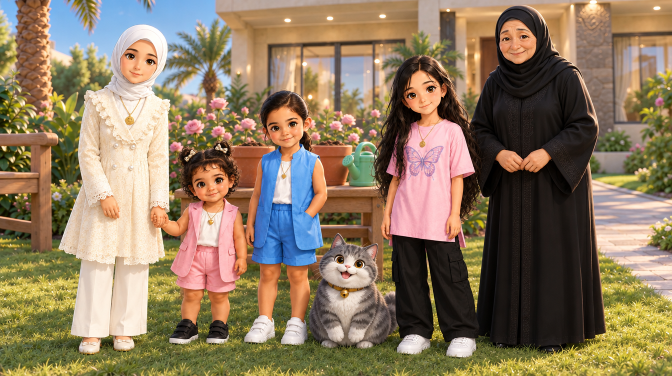
#> input picture .agents/projects/little-wonder/episodes/ep02-refs/12_master_family_v1.png, 1344 x 752 px (shown at 1/2 size)
$ python housecheck.py episodes/ep02-refs/13_garden_empty_compare.jpg episodes/ep02-refs/12_master_family_v1.png
#> lines starting #> are read from the running program, lines starting #| are printed output that depends on the picture
#!/usr/bin/env python3
# usage: housecheck.py CLIP.mp4 REF.png  -> house-band difference per 0.25s (top 28% of frame, robust median of abs diff)
# Low, flat values = house unchanged; a rising trend or jump = the house/background is changing.
import sys, subprocess, numpy as np
from PIL import Image
c, r = sys.argv[1], sys.argv[2]
ref = np.asarray(Image.open(r).convert('RGB').resize((640, 360)), np.float32)
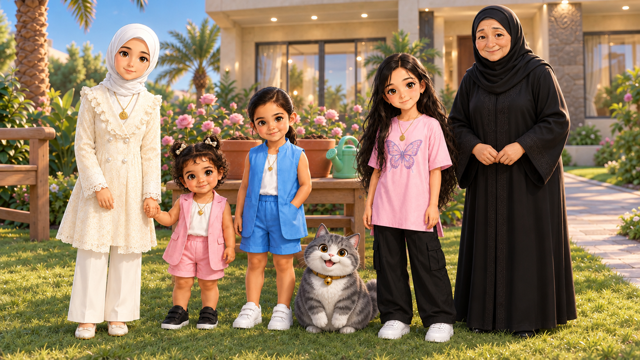
#> ref: shape (360, 640, 3) float32; mean R, G, B 141.2, 122.2, 96.2
#> (the run stopped early here; a loop or call above may not have finished)

$ run again, on .agents/projects/little-wonder/episodes/ep02-refs/13_garden_empty_nextday.png
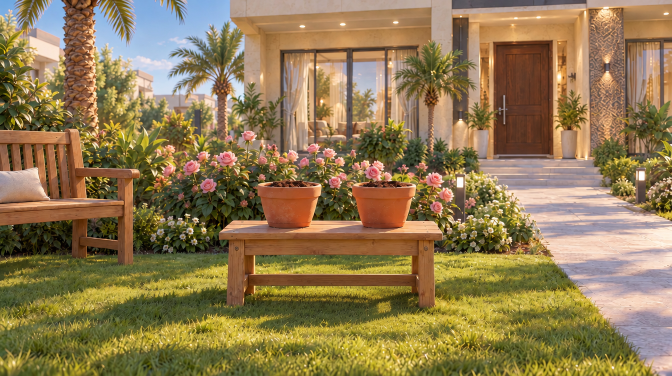
#> input picture .agents/projects/little-wonder/episodes/ep02-refs/13_garden_empty_nextday.png, 1344 x 752 px (shown at 1/2 size)
#> `ref = np.asarray(Image.open(r).convert('RGB').resize((640, 360)), np.f..`:
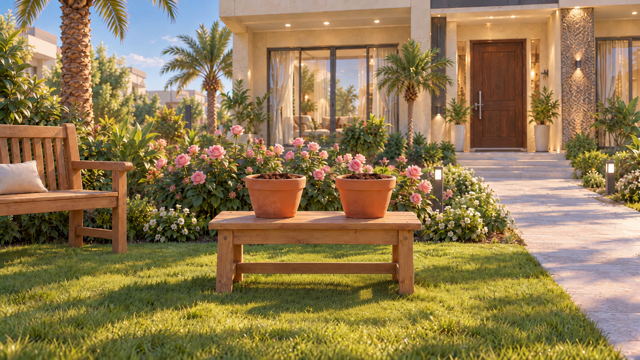
#> ref: shape (360, 640, 3) float32; mean R, G, B 144.2, 122.3, 81.2

$ run again, on .agents/projects/little-wonder/episodes/ep02-refs/ep3_garden_plate.png
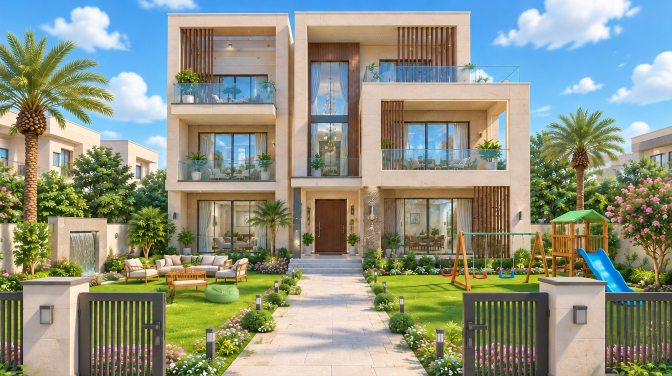
#> input picture .agents/projects/little-wonder/episodes/ep02-refs/ep3_garden_plate.png, 1344 x 752 px (shown at 1/2 size)
#> `ref = np.asarray(Image.open(r).convert('RGB').resize((640, 360)), np.f..`:
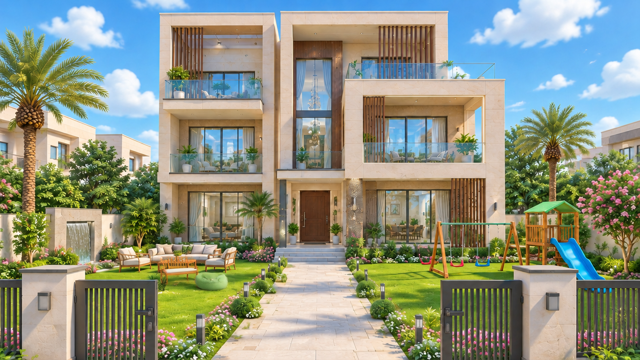
#> ref: shape (360, 640, 3) float32; mean R, G, B 142.3, 147.9, 130
